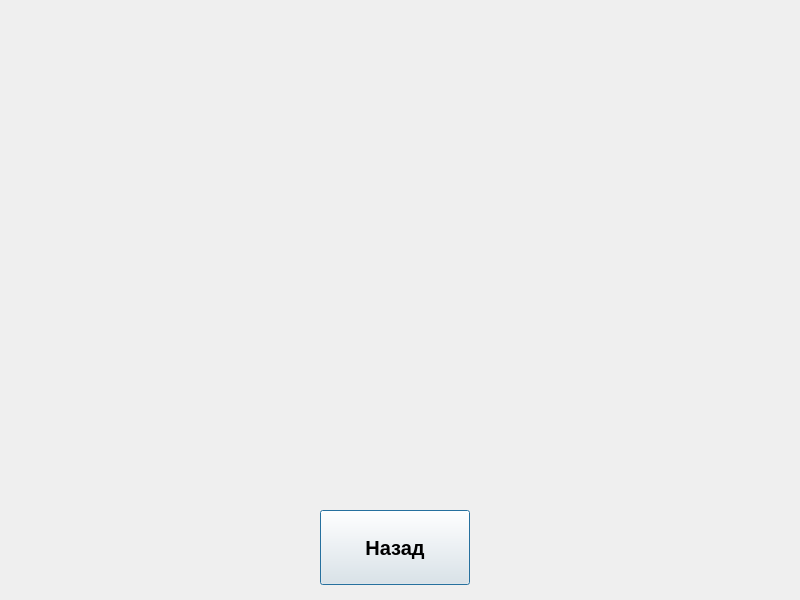
<?xml version="1.0" encoding="UTF-8"?>
<ui version="4.0">
 <class>HowPlay</class>
 <widget class="QDialog" name="HowPlay">
  <property name="geometry">
   <rect>
    <x>0</x>
    <y>0</y>
    <width>800</width>
    <height>600</height>
   </rect>
  </property>
  <property name="minimumSize">
   <size>
    <width>800</width>
    <height>600</height>
   </size>
  </property>
  <property name="maximumSize">
   <size>
    <width>800</width>
    <height>600</height>
   </size>
  </property>
  <property name="windowTitle">
   <string>Platformer</string>
  </property>
  <widget class="QPushButton" name="pushButton">
   <property name="geometry">
    <rect>
     <x>320</x>
     <y>510</y>
     <width>150</width>
     <height>75</height>
    </rect>
   </property>
   <property name="minimumSize">
    <size>
     <width>150</width>
     <height>75</height>
    </size>
   </property>
   <property name="styleSheet">
    <string notr="true">font-family:Helvetica,Arial,sans-serif;
	font-size: 20px;
font-weight:bold</string>
   </property>
   <property name="text">
    <string>Назад</string>
   </property>
  </widget>
  <widget class="QLabel" name="label">
   <property name="geometry">
    <rect>
     <x>0</x>
     <y>70</y>
     <width>871</width>
     <height>451</height>
    </rect>
   </property>
   <property name="text">
    <string/>
   </property>
   <property name="pixmap">
    <pixmap>image/2.png</pixmap>
   </property>
  </widget>
 </widget>
 <resources/>
 <connections/>
</ui>
